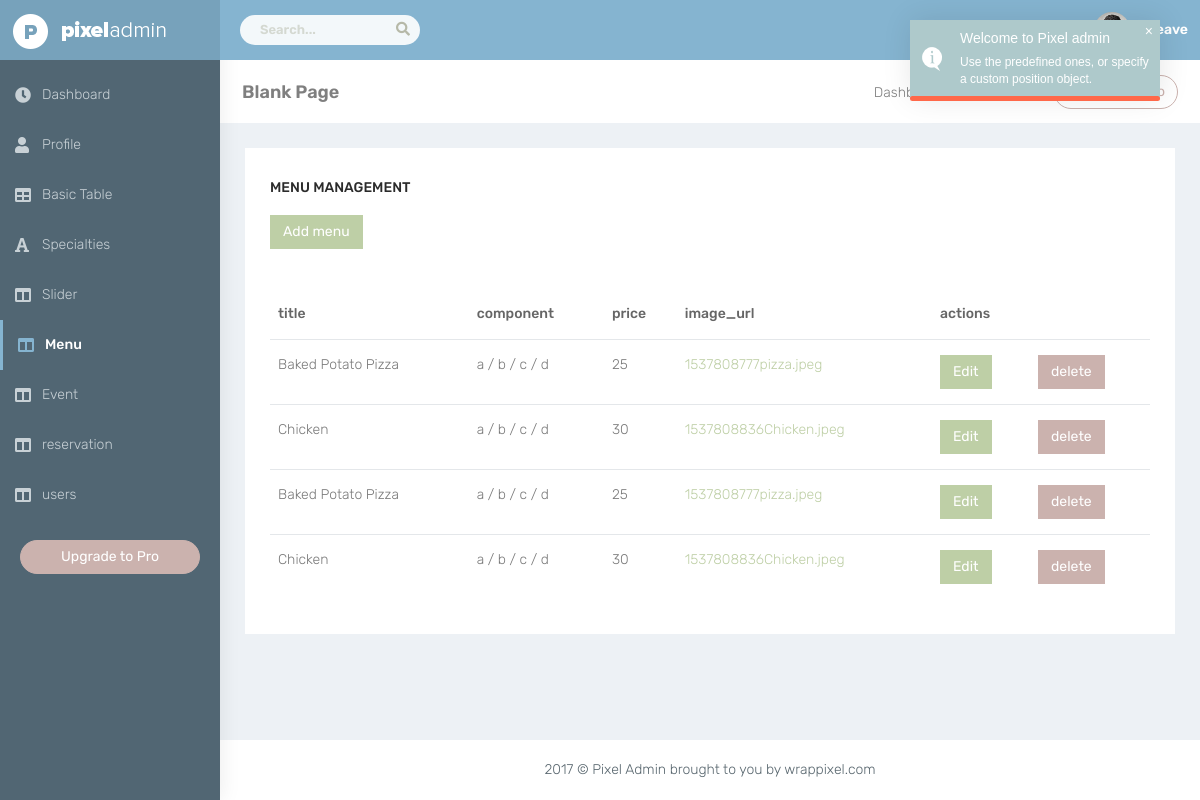
/admin/menu.php, run on the app's committed database.
### tables this page shows
CREATE TABLE `menu` (
  `id` int(11) NOT NULL,
  `title` text NOT NULL,
  `components` text NOT NULL,
  `price` double NOT NULL,
  `image_url` text NOT NULL
);

### classes/model.php (called while the page is built, shortened)
<?php
class model extends DB{
    public static function all(){
        $a = new static;
        $sql = "SELECT * FROM `$a->table`";
        $data = $a->fetch($sql);
        return $data;
    }
}
?>

### classes/DB.php (called while the page is built, shortened)
<?php
class DB{
    private $host    = HOST;
    private $user    = USER;
    private $pass    = PASS;
    private $db_name = DB_NAME;
    protected static $connect;
    public function connect(){
        if(!self::$connect){
            self::$connect = mysqli_connect($this->host , $this->user , $this->pass , $this->db_name);
        }
        return self::$connect;
    }
    public function query($sql){
        $con = $this->connect();
        $res = mysqli_query($con , $sql);
        return $res;
    }
    public function fetch($sql){
        $data = [];
        $res = $this->query($sql);
        if(mysqli_num_rows($res) > 0){
            while ($row = mysqli_fetch_assoc($res)){
                $a = new static;
                foreach($row as $key => $val){
                    $a->$key = $val;
                }
                $data[]= $a;
            }
        }
       return $data;
    }
}
?>

### admin/menu.php (the view, shortened to what this page needs)
<?php
    include "header.php";
    $menus = menu::all();
?>
        <div id="page-wrapper">
            <div class="container-fluid">
                <div class="row bg-title">
                    <div class="col-lg-3 col-md-4 col-sm-4 col-xs-12">
                        <h4 class="page-title">Blank Page </h4> </div>
                    <div class="col-lg-9 col-sm-8 col-md-8 col-xs-12"> <a href="http://wrappixel.com/templates/pixeladmin/" target="_blank" class="btn btn-danger pull-right m-l-20 btn-rounded btn-outline hidden-xs hidden-sm waves-effect waves-light">Upgrade to Pro</a>
                        <ol class="breadcrumb">
                            <li><a href="#">Dashboard</a></li>
                            <li class="active">Specialties</li>
                        </ol>
                    </div>
                </div>
                <div class="row">
                    <div class="col-md-12">
                        <div class="white-box">
                            <h3 class="box-title">menu Management</h3>
                            <button class="btn btn-success" data-toggle="modal" data-target="#myModal">Add menu</button>
                            <br>
                            <br>
                            <br>
                            <div class="table-responsive">
                                <table class="table ">
                                    <thead>
                                        <tr>
                                            <th>title</th>
                                            <th>component</th>
                                            <th>price</th>
                                            <th>image_url</th>
                                            <th>actions</th>
                                        </tr>
                                    </thead>
                                    <tbody>
                                    <?php
                                            foreach ($menus as $menu) {
                                            if(isset($menu))
                                            {
                                        ?>
                                        <tr>
                                            <td class="txt-oflo"><?php echo $menu->title; ?></td>
                                            <td><?php echo $menu->components ;?></td>
                                            <td class="txt-oflo"><?php echo $menu->price ;?></td>
                                            <td><span class="text-success"><?php echo $menu->image_url;?></span></td>
                                            <td><button value="<?php echo $menu->id ;?>" class="edit btn btn-success" style="margin-left:0 !important">Edit</button></td>
                                            <td><a href="<?php echo "data_process.php?deletemenu=".$menu->id ;?>" value="<?php echo $slide->id ;?>"  class="btn btn-danger" style="margin:0 !important">delete</a></td>
                                        </tr>
                                        <?php }} ?>
                                    </tbody>
                                </table> <a href="#"></a> </div>
                        </div>
            </div>
            <?php
                include "footer.php";
            ?>

### admin/css/colors/blue-dark.css (style rules this page uses)
body { background:#516673 }
.bg-title .breadcrumb .active { color:#85b4d0 }

### data on the page
menu: title "Baked Potato Pizza", components "a / b / c / d", price "25", image_url "1537808777pizza.jpeg", $menu->id 3 (drawn)
menu: title "Chicken", components "a / b / c / d", price "30", image_url "1537808836Chicken.jpeg", $menu->id 4 (drawn)
menu: title "Baked Potato Pizza", components "a / b / c / d", price "25", image_url "1537808777pizza.jpeg", $menu->id 5 (drawn)
menu: title "Chicken", components "a / b / c / d", price "30", image_url "1537808836Chicken.jpeg", $menu->id 6 (drawn)
